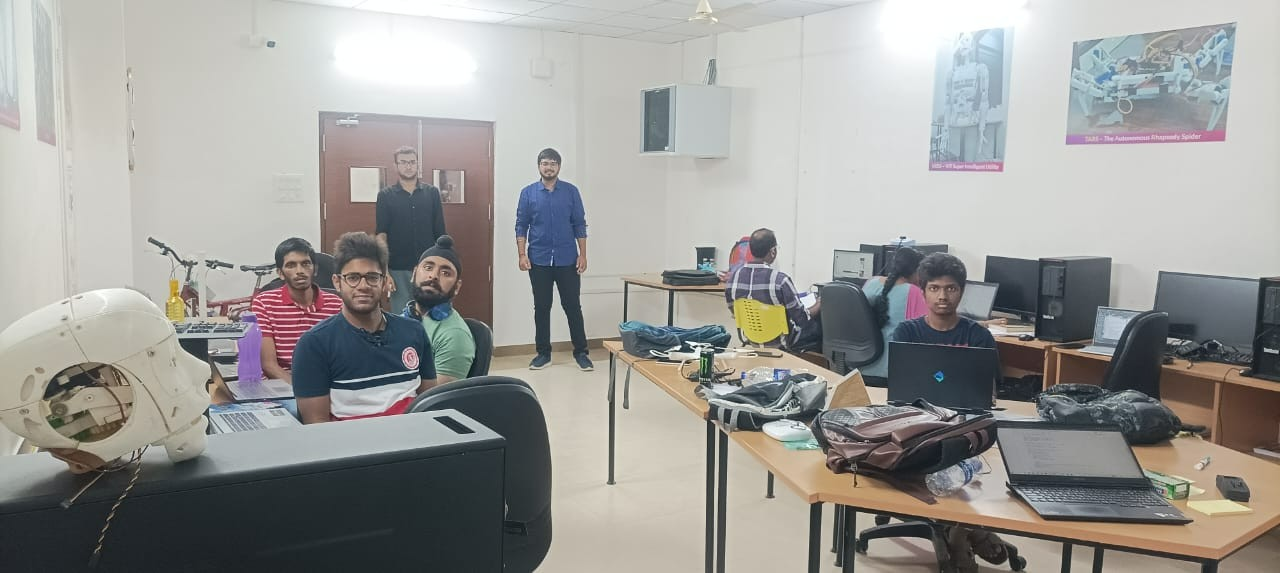
#> input picture pic2.jpg, 1280 x 573 px
$ python main.py
#> lines starting #> are read from the running program, lines starting #| are printed output that depends on the picture; after the words box and inside, x2 and y2 are one past the last pixel; in counts of white or black regions, pixels touching at a corner belong together
import cv2
import os
# Load the cascade
face_cascade = cv2.CascadeClassifier('haarcascade_frontalface_default.xml')

img = cv2.imread('pic2.jpg')
#> img is the input picture: shape (573, 1280, 3); mean B, G, R 151.9, 154.7, 155.1

gray = cv2.cvtColor(img,cv2.COLOR_BGR2GRAY)
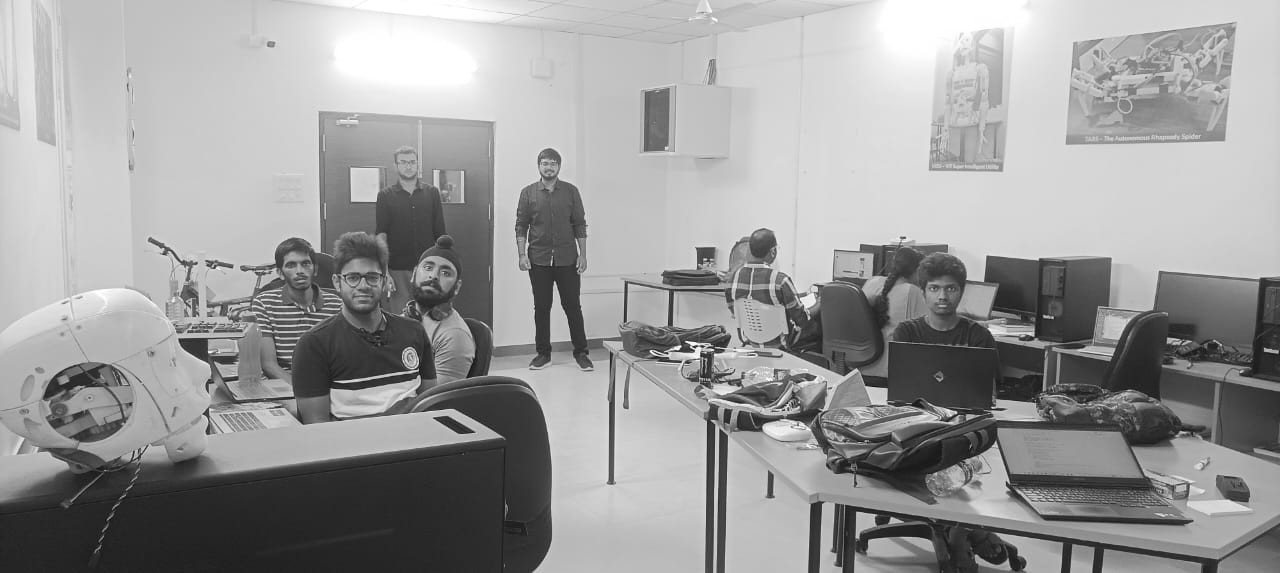
#> gray: shape (573, 1280); min 8, max 255, mean 154.5

faces = face_cascade.detectMultiScale(gray,1.05,4)
#> faces = [[395, 152, 26, 26], [536, 153, 26, 26], [279, 248, 40, 40], [336, 256, 56, 56], [919, 269, 49, 49], [410, 248, 51, 51]]

directory = os.getcwd()+r''

try:
    os.mkdir(directory)
except FileExistsError as fee:
    print('Exception Occured',fee)
os.chdir(directory)
i=1
for (x, y, w, h) in faces:
    FaceImg = img[y:y+h,x:x+w]
    # To save an image on disk
    filename = 'Face'+str(i)+'.jpg'
    cv2.imwrite(filename,FaceImg)
    i+=1
#> this loop made 6 passes
#> pass 1, `FaceImg = img[y:y+h,x:x+w]`:
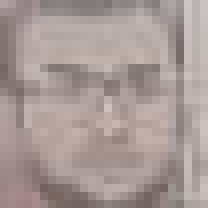
#> FaceImg: shape (26, 26, 3) (shown 8 times larger); mean B, G, R 151, 153.5, 166.9
#> pass 2, `FaceImg = img[y:y+h,x:x+w]`:
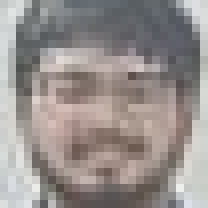
#> FaceImg: shape (26, 26, 3) (shown 8 times larger); mean B, G, R 141.6, 144.2, 150.9
#> pass 3, `FaceImg = img[y:y+h,x:x+w]`:
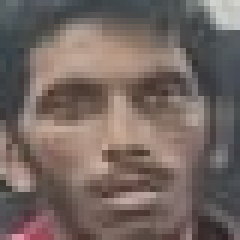
#> FaceImg: shape (40, 40, 3) (shown 6 times larger); mean B, G, R 97.6, 102.8, 116.6
#> after the loop, i = 7

num = 1
for (x, y, w, h) in faces:
    cv2.rectangle(img, (x, y), (x+w, y+h), (255, 0, 0), 2)
    org = (x-10,y-10)
    font = cv2.FONT_HERSHEY_SIMPLEX
    fontScale = 0.5
    color = (255, 0, 0)
    thickness = 2

    i = cv2.putText(img, str(num), org, font,
               fontScale, color, thickness, cv2.LINE_AA)
    num = num+1
#> this loop made 6 passes
#> (x, y, w, h, org) on passes 1 to 6: (395, 152, 26, 26, (385, 142)), (536, 153, 26, 26, (526, 143)), (279, 248, 40, 40, (269, 238)), (336, 256, 56, 56, (326, 246)), (919, 269, 49, 49, (909, 259)), (410, 248, 51, 51, (400, 238))
#> pass 2, `i = cv2.putText(img, str(num), org, font, fontScale, color, thickness,..`:
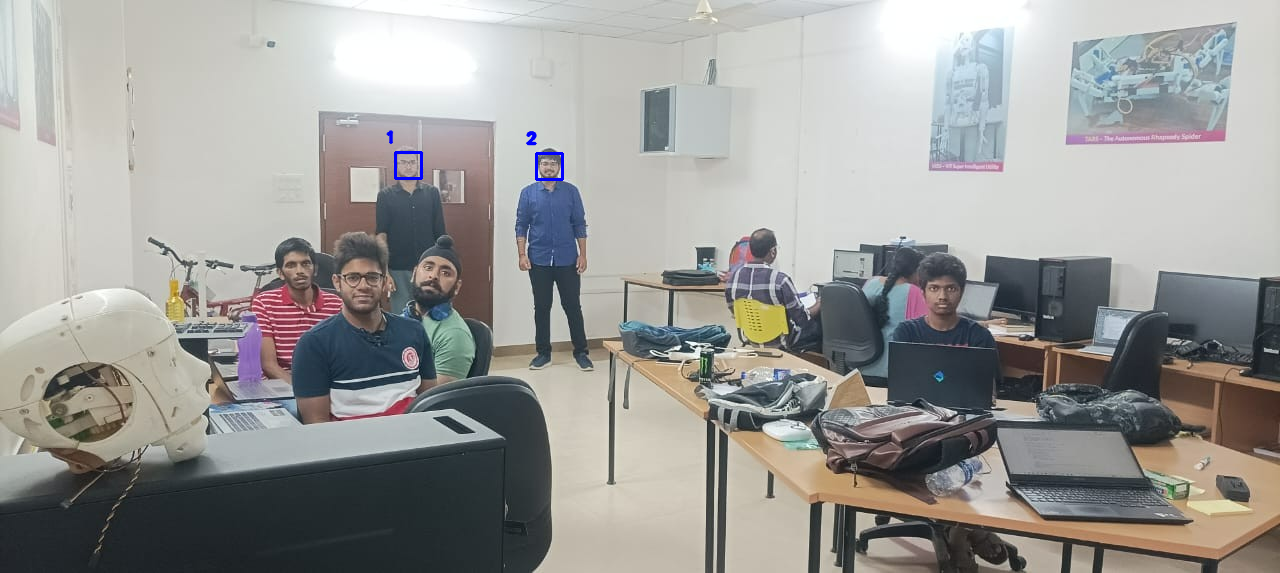
#> i: shape (573, 1280, 3); mean B, G, R 152, 154.6, 154.9
#> pass 3, `i = cv2.putText(img, str(num), org, font, fontScale, color, thickness,..`:
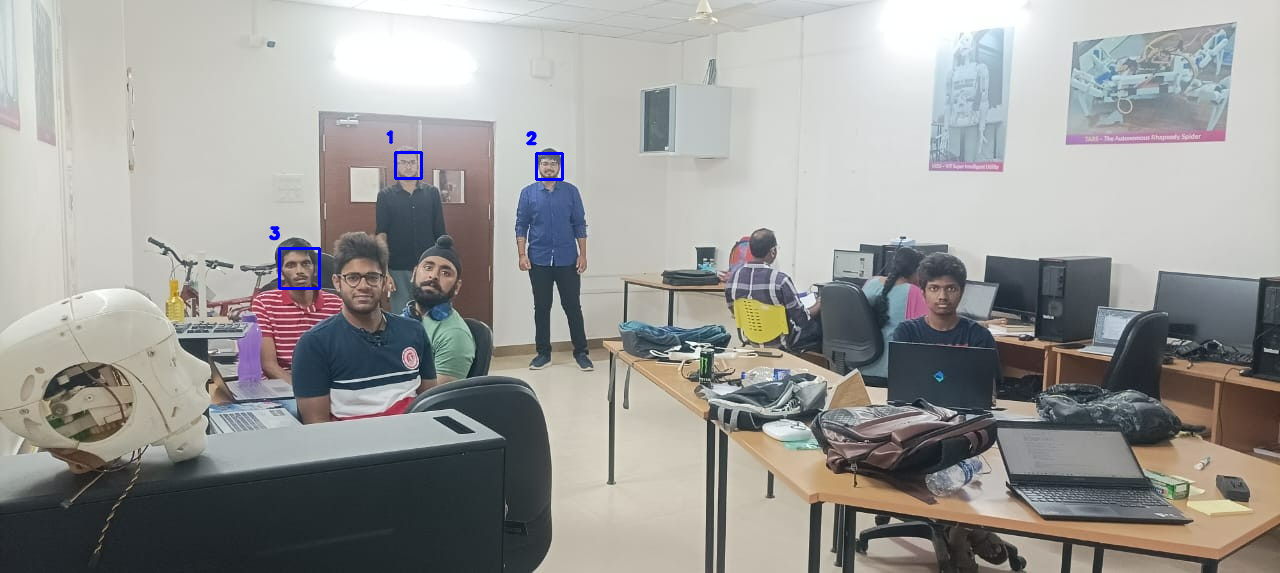
#> i: shape (573, 1280, 3); 0.08% of pixels changed, all inside (x1, y1, x2, y2) = (268, 226, 321, 290)
#> after the loop:
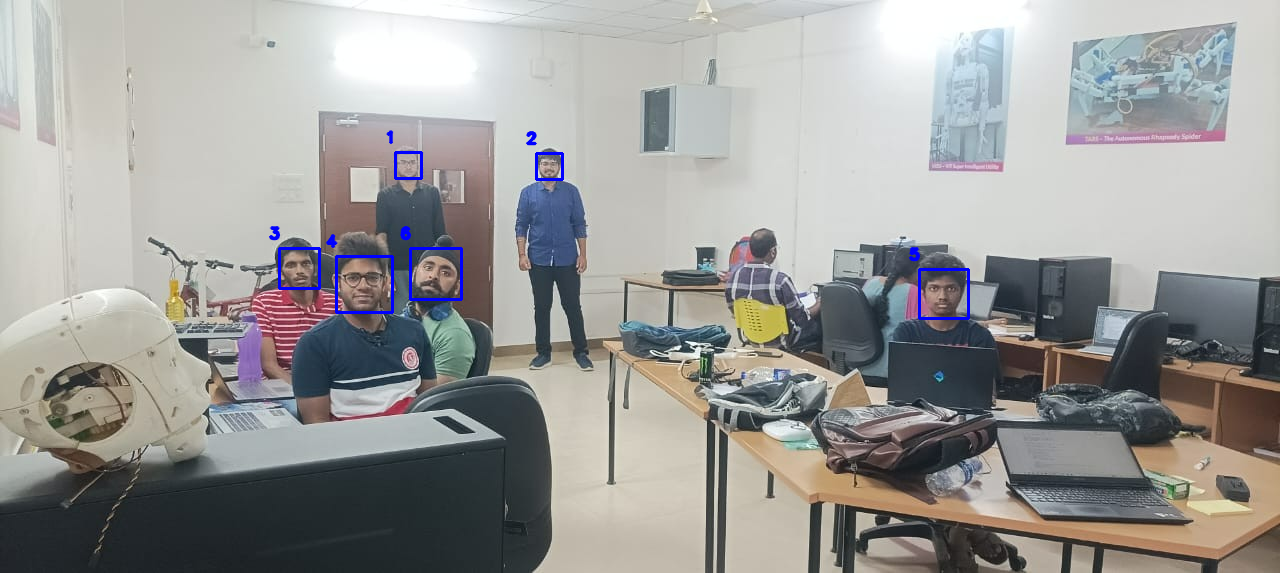
#> img: shape (573, 1280, 3); 0.51% of pixels changed, all inside (x1, y1, x2, y2) = (268, 130, 970, 320)
#> after the loop, num = 7

cv2.imshow('img', img)
cv2.waitKey()
